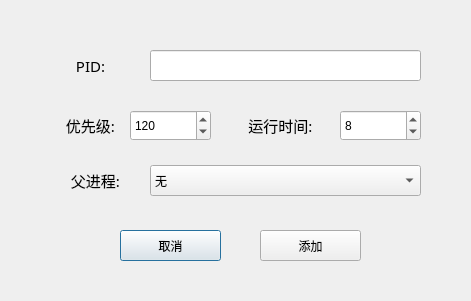
<?xml version="1.0" encoding="UTF-8"?>
<ui version="4.0">
 <class>newProcessDialog</class>
 <widget class="QDialog" name="newProcessDialog">
  <property name="geometry">
   <rect>
    <x>0</x>
    <y>0</y>
    <width>471</width>
    <height>301</height>
   </rect>
  </property>
  <property name="windowTitle">
   <string>Dialog</string>
  </property>
  <widget class="QLineEdit" name="edit_pid">
   <property name="geometry">
    <rect>
     <x>150</x>
     <y>50</y>
     <width>271</width>
     <height>31</height>
    </rect>
   </property>
  </widget>
  <widget class="QLabel" name="label">
   <property name="geometry">
    <rect>
     <x>30</x>
     <y>40</y>
     <width>121</width>
     <height>51</height>
    </rect>
   </property>
   <property name="font">
    <font>
     <family>黑体</family>
     <pointsize>11</pointsize>
    </font>
   </property>
   <property name="text">
    <string>PID:</string>
   </property>
   <property name="alignment">
    <set>Qt::AlignCenter</set>
   </property>
  </widget>
  <widget class="QLabel" name="label_2">
   <property name="geometry">
    <rect>
     <x>40</x>
     <y>115</y>
     <width>101</width>
     <height>21</height>
    </rect>
   </property>
   <property name="font">
    <font>
     <family>黑体</family>
     <pointsize>11</pointsize>
    </font>
   </property>
   <property name="text">
    <string>优先级:</string>
   </property>
   <property name="alignment">
    <set>Qt::AlignCenter</set>
   </property>
  </widget>
  <widget class="QLabel" name="label_3">
   <property name="geometry">
    <rect>
     <x>240</x>
     <y>115</y>
     <width>81</width>
     <height>21</height>
    </rect>
   </property>
   <property name="font">
    <font>
     <family>黑体</family>
     <pointsize>11</pointsize>
    </font>
   </property>
   <property name="text">
    <string>运行时间:</string>
   </property>
   <property name="alignment">
    <set>Qt::AlignCenter</set>
   </property>
  </widget>
  <widget class="QPushButton" name="btn_cancel">
   <property name="geometry">
    <rect>
     <x>120</x>
     <y>230</y>
     <width>101</width>
     <height>31</height>
    </rect>
   </property>
   <property name="text">
    <string>取消</string>
   </property>
  </widget>
  <widget class="QPushButton" name="btn_confirm">
   <property name="geometry">
    <rect>
     <x>260</x>
     <y>230</y>
     <width>101</width>
     <height>31</height>
    </rect>
   </property>
   <property name="text">
    <string>添加</string>
   </property>
  </widget>
  <widget class="QSpinBox" name="spin_time">
   <property name="geometry">
    <rect>
     <x>340</x>
     <y>110</y>
     <width>81</width>
     <height>31</height>
    </rect>
   </property>
   <property name="minimum">
    <number>1</number>
   </property>
   <property name="maximum">
    <number>12</number>
   </property>
   <property name="value">
    <number>8</number>
   </property>
  </widget>
  <widget class="QSpinBox" name="spin_priority">
   <property name="geometry">
    <rect>
     <x>130</x>
     <y>110</y>
     <width>81</width>
     <height>31</height>
    </rect>
   </property>
   <property name="minimum">
    <number>100</number>
   </property>
   <property name="maximum">
    <number>140</number>
   </property>
   <property name="singleStep">
    <number>5</number>
   </property>
   <property name="value">
    <number>120</number>
   </property>
  </widget>
  <widget class="QComboBox" name="com_father">
   <property name="geometry">
    <rect>
     <x>150</x>
     <y>165</y>
     <width>271</width>
     <height>31</height>
    </rect>
   </property>
   <item>
    <property name="text">
     <string>无</string>
    </property>
   </item>
  </widget>
  <widget class="QLabel" name="label_4">
   <property name="geometry">
    <rect>
     <x>50</x>
     <y>170</y>
     <width>91</width>
     <height>21</height>
    </rect>
   </property>
   <property name="font">
    <font>
     <family>黑体</family>
     <pointsize>11</pointsize>
    </font>
   </property>
   <property name="text">
    <string>父进程:</string>
   </property>
   <property name="alignment">
    <set>Qt::AlignCenter</set>
   </property>
  </widget>
 </widget>
 <resources/>
 <connections/>
</ui>
